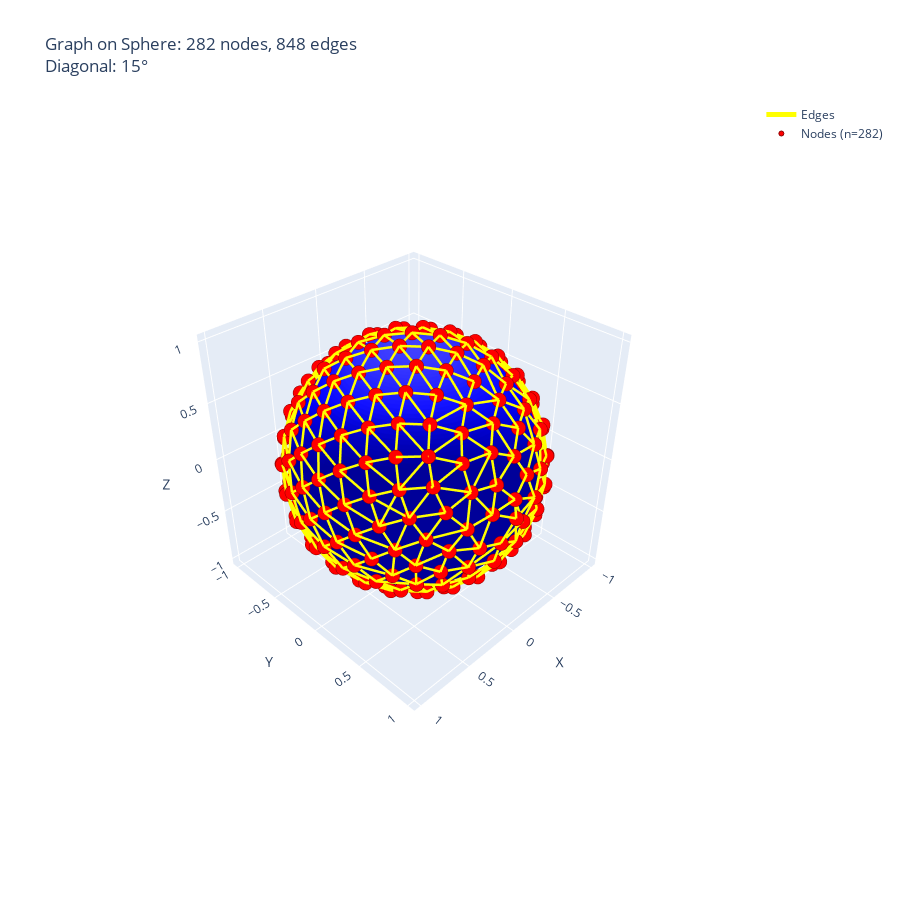

This figure's notebook cell:
### Code cell
from math import *

def find_edges(ps):
    # find_neighbors(ps)
    lmt = 0.954555620192181
    res = []
    # ylmt=0.3026311666666667
    for i in range(0, len(ps)-1):
        theta = acos(1-abs(ps[i][1]))
        ylmt = max(abs(sin(0.3+theta)), sin(theta))*0.3 + ps[i][1]
        j = i+1
        while ps[j][1] < ylmt:
            if np.dot(ps[i], ps[j]) > lmt:
                res.append((i, j))
            j += 1
            if j>=len(ps):
                break
    return res

e2=find_edges(centers_small)
fig_graph = visualize_graph_on_sphere(centers_small, e2, diagonal_angle_degrees=15)
fig_graph.show()

### Figure 1 — Plotly figure (JSON) as saved in the notebook; plotly's stock layout.template omitted (floating-point values rounded to 4 significant figures; data arrays with more than 128 entries replaced by an {"elided": "..."} marker saying what was removed)
{"data": [{"colorscale": [[0, "blue"], [1, "blue"]], "lighting": {"ambient": 0.6, "diffuse": 0.8, "specular": 0.2}, "name": "Sphere", "opacity": 1, "showscale": false, "surfacecolor": {"elided": "100x100 float values"}, "type": "surface", "x": {"elided": "100x100 float values"}, "y": {"elided": "100x100 float values"}, "z": {"elided": "100x100 float values"}}, {"hoverinfo": "none", "line": {"color": "yellow", "width": 5}, "mode": "lines", "name": "Edges", "type": "scatter3d", "x": {"elided": "2544 float values"}, "y": {"elided": "2544 float values"}, "z": {"elided": "2544 float values"}}, {"hoverinfo": "text", "marker": {"color": "red", "line": {"color": "darkred", "width": 1}, "size": 5}, "mode": "markers", "name": "Nodes (n=282)", "text": {"elided": "282 str values"}, "type": "scatter3d", "x": {"elided": "282 float values"}, "y": {"elided": "282 float values"}, "z": {"elided": "282 float values"}}], "layout": {"height": 900, "scene": {"aspectmode": "data", "camera": {"eye": {"x": 1.8, "y": 1.8, "z": 1.8}}, "xaxis": {"title": {"text": "X"}}, "yaxis": {"title": {"text": "Y"}}, "zaxis": {"title": {"text": "Z"}}}, "showlegend": true, "title": {"text": "Graph on Sphere: 282 nodes, 848 edges<br>Diagonal: 15°"}, "width": 900}}
